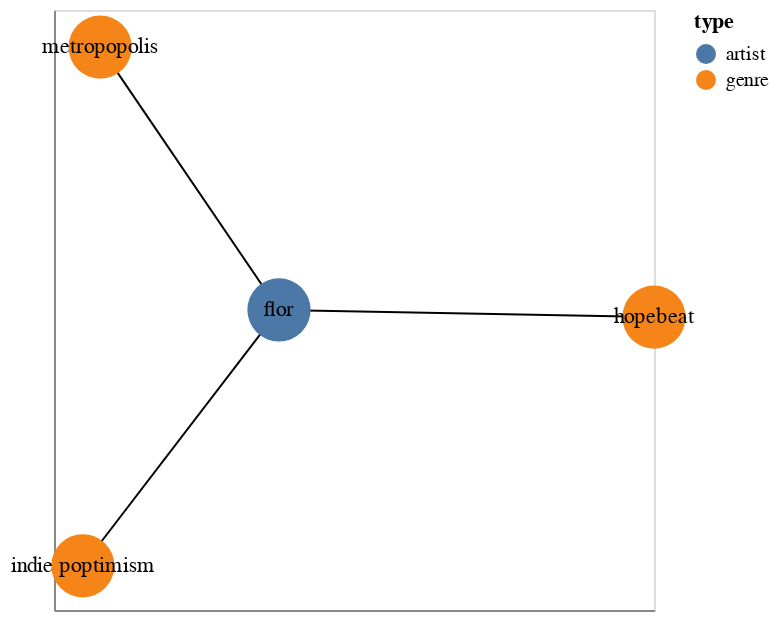

Source (notebook cell):
### Code cell
#def filter_edge
def get_focus_graph(graph,name):
        neighbors = [n for n in graph.neighbors(name)]

        def filter_node(n1):
            if n1 ==name: 
                return True
            return (n1 in neighbors)
        
        sub_graph = nx.subgraph_view(graph,filter_node)
        return sub_graph


flor = get_focus_graph(graph,'flor')
draw_network(flor,labels=True,size_v=1000)

### Figure 1 — Vega-Lite specification as saved in the notebook (floating-point values rounded to 4 significant figures)
{"config": {"view": {"continuousWidth": 300, "continuousHeight": 300}}, "layer": [{"data": {"name": "data-8c0403d32494586284a771c26cf1e128"}, "mark": {"type": "line", "color": "black", "opacity": 1.0, "strokeWidth": 1}, "encoding": {"detail": {"field": "edge", "type": "quantitative"}, "x": {"axis": {"grid": false, "labels": false, "ticks": false, "title": ""}, "field": "x", "type": "quantitative"}, "y": {"axis": {"grid": false, "labels": false, "ticks": false, "title": ""}, "field": "y", "type": "quantitative"}}}, {"data": {"name": "data-c57e22c03f0afe733cd92c6718e6741e"}, "mark": {"type": "circle", "opacity": 1, "size": 1000}, "encoding": {"color": {"field": "type", "type": "nominal"}, "tooltip": [{"field": "id", "type": "nominal"}], "x": {"axis": {"grid": false, "labels": false, "ticks": false}, "field": "x", "type": "quantitative"}, "y": {"axis": {"grid": false, "labels": false, "ticks": false}, "field": "y", "type": "quantitative"}}}, {"data": {"name": "data-c57e22c03f0afe733cd92c6718e6741e"}, "mark": {"type": "text", "color": "black"}, "encoding": {"text": {"field": "id", "type": "nominal"}, "x": {"axis": {"grid": false, "labels": false, "ticks": false}, "field": "x", "type": "quantitative"}, "y": {"axis": {"grid": false, "labels": false, "ticks": false}, "field": "y", "type": "quantitative"}}}], "$schema": "https://vega.github.io/schema/vega-lite/v5.8.0.json", "datasets": {"data-8c0403d32494586284a771c26cf1e128": [{"pair": ["flor", "hopebeat"], "y": 0.0001084, "x": -3.717e-05, "target": "hopebeat", "source": "flor", "edge": 0}, {"pair": ["flor", "hopebeat"], "y": -0.02371, "x": 1.0, "target": "hopebeat", "source": "flor", "edge": 0}, {"pair": ["flor", "indie poptimism"], "y": 0.0001084, "x": -3.717e-05, "target": "indie poptimism", "source": "flor", "edge": 1}, {"pair": ["flor", "indie poptimism"], "y": -0.8525, "x": -0.5231, "target": "indie poptimism", "source": "flor", "edge": 1}, {"pair": ["flor", "metropopolis"], "y": 0.0001084, "x": -3.717e-05, "target": "metropopolis", "source": "flor", "edge": 2}, {"pair": ["flor", "metropopolis"], "y": 0.8761, "x": -0.4769, "target": "metropopolis", "source": "flor", "edge": 2}], "data-c57e22c03f0afe733cd92c6718e6741e": [{"id": "flor", "birth": null, "type": "artist", "y": 0.0001084, "genres": ["hopebeat", "indie poptimism", "metropopolis"], "x": -3.717e-05, "died": null, "instruments": [], "popularity": 44, "img_info": [{"height": 640, "url": "https://i.scdn.co/image/ab6761610000e5eb3572d3df91e9299cb978a683", "width": 640}, {"height": 320, "url": "https://i.scdn.co/image/ab676161000051743572d3df91e9299cb978a683", "width": 320}, {"height": 160, "url": "https://i.scdn.co/image/ab6761610000f1783572d3df91e9299cb978a683", "width": 160}], "occupations": [], "api_link": "https://api.spotify.com/v1/artists/0szWPxzzE8DVEfXFRCLBUb"}, {"id": "hopebeat", "birth": null, "type": "genre", "y": -0.02371, "genres": null, "x": 1.0, "died": null, "instruments": null, "popularity": null, "img_info": null, "occupations": null, "api_link": null}, {"id": "indie poptimism", "birth": null, "type": "genre", "y": -0.8525, "genres": null, "x": -0.5231, "died": null, "instruments": null, "popularity": null, "img_info": null, "occupations": null, "api_link": null}, {"id": "metropopolis", "birth": null, "type": "genre", "y": 0.8761, "genres": null, "x": -0.4769, "died": null, "instruments": null, "popularity": null, "img_info": null, "occupations": null, "api_link": null}]}}
